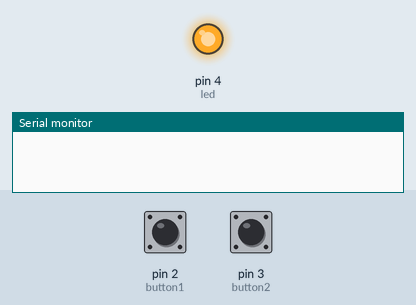
Recording of a sketch running on a simulated Arduino Leonardo, built with avr-gcc and run on an emulated ATmega32U4. Shown: output pins drawn as LEDs (lit = HIGH), the last lines printed to the serial monitor. The inputs (shaded band) are chosen by the test bench; at power-on: pin 2 (button1) HIGH, pin 3 (button2) HIGH. USB keyboard and mouse output is not drawn.

Above: at 1.2 s.
1.3 s: pin 2 (button1) pulled LOW for 0.15 s
At 10.2 s:
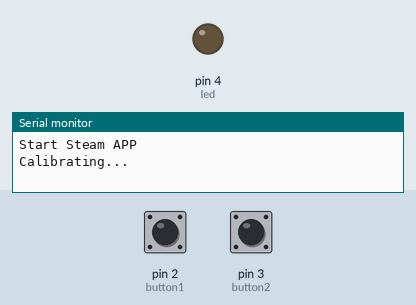
10.4 s: pin 2 (button1) pulled LOW for 1 s
At 11.2 s:
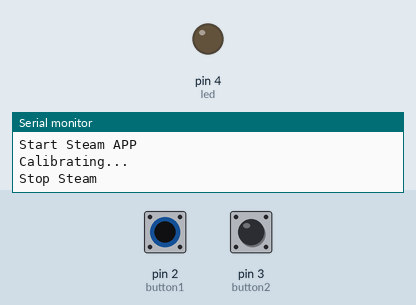
12.9 s: pin 3 (button2) pulled LOW for 0.15 s
At 13.89 s:
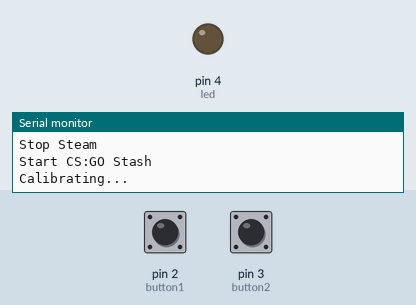
15.9 s: pin 3 (button2) pulled LOW for 3.2 s
Timing chart, 0 to 18.9 s (numbered marks = the images above; inputs shaded):
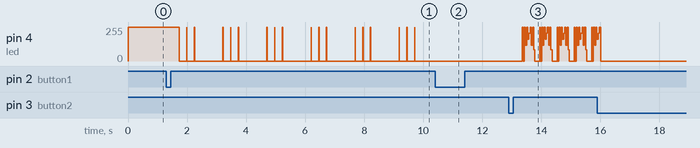

Measured:
- after the input at 1.3 s, pin 4 (led): 255/255 → 0/255 after 0.43 s, then repeats every 1.5 s: 255/255 0.01 s, 0/255 0.25 s, 255/255 0.01 s, 0/255 0.96 s, 255/255 0.01 s, 0/255 0.25 s
- after the input at 10.4 s, pin 4 (led): stops changing and stays 0/255
- after the input at 12.9 s, pin 4 (led): 0/255 → 255/255 after 0.46 s, then repeats every 0.59 s: 0/255 0.04 s, 255/255 0.04 s, 117/255 0.04 s, 255/255 0.04 s, 163/255 0.04 s, 209/255 0.04 s, 252/255 0.04 s, 120/255 0.04 s, 255/255 0.04 s, 85/255 0.04 s, 0/255 0.17 s, 255/255 0.02 s

The sketch:

code.ino
```cpp
#include "Mouse.h"

const int button1 = 2;
const int button2 = 3;
const int led = 4;
boolean trg1=0;
boolean trg2=0;
//boolean trg3=0;
boolean currentButton1=0;
boolean lastButton1=0;
boolean currentButton2=0;
boolean lastButton2=0;
int cycleDelay=100; // loop timeout

//________________________________________________________________________
int kk=4; // coef of chars for steam app
int orderDelay=50; // timeout between oders / it can jump if too small delay (min 50)
signed char stX=24; //calibrating start of X axis *k (-128...127)
signed char stY=80; // calibrating start of Y axis *k (-128...127)
signed char step=88; // step from one order to another *k * k
int scroll=8; // amount to scroll 4 orders
int ordersnum=4; // amount of orders on screen
//________________________________________________________________________
int k=4; // coef of chars for cs
int csDelay=100; // delay beetwen scrolls
signed char csX=32;  // set to 1st in a row item *k (-128...127)
signed char csY=34;  // set to 1st in a row item *k (-128...127)
signed char stepCS=25;  //step from one item to another *k   (-128...127)
int scrollCS=9; // sroll of 1 row                (1-10)
int itemnum=8; // amount of items in a row
int rownum=4;  //amount of rows
signed char rowstep=88; //(-128...127)
//________________________________________________________________________

void setup() {
  Serial.available();
  Serial.begin(115200);
  Mouse.begin();
  pinMode(button1, INPUT_PULLUP);
  pinMode(button2, INPUT_PULLUP);
  pinMode(led, OUTPUT);
  digitalWrite(led,HIGH);
}

void loop() {

  settings(csDelay);
  update();
  if (currentButton1 == LOW && trg1==0 && lastButton1 == HIGH)  {     // Checking button 1 and starting after releasing it
  if (Mouse.isPressed(MOUSE_LEFT)) {
     Mouse.release(MOUSE_LEFT);
   }
    Serial.println("Start Steam APP");
    trg1=1;
    Serial.println("Calibrating...");
      for (int i=0; i <10; i++) {    // moving pointer to top left corner
       Mouse.move(-125,-125 , 0);
       delay(10);
      }

      for (int i=0; i <kk; i++) {    // moving pointer to start point
        Mouse.move(stX,stY , 0);
        delay(orderDelay);
      }
  }
    if (currentButton1 == HIGH && trg1==1)  {  //process

        for (int i=0; i <ordersnum-1; i++) {
            digitalWrite(led,HIGH);
            Mouse.press(MOUSE_LEFT);
            delay(10);
            Mouse.release(MOUSE_LEFT);
            digitalWrite(led,LOW);
            for (int i=0; i <kk; i++) {
              Mouse.move(0, step, 0);
              delay(orderDelay);
            }
          delay(orderDelay);

        }
      Mouse.press(MOUSE_LEFT);
      delay(10);
      Mouse.release(MOUSE_LEFT);
      Mouse.move(0,0 ,-scroll);       //scrolling down

      for (int i=0; i <(ordersnum-1)*kk; i++) {    // returning to start point
            Mouse.move(0, -step, 0);
            delay(orderDelay);
      }
  }
   update();
   if (currentButton1 == LOW && trg1==1 && lastButton1 == HIGH)  {
     Serial.println("Stop Steam");
     trg1=0;
    }
//---------------------------------------------------------------------------------------------------

  if (currentButton2 == LOW && trg2==0 && lastButton2 == HIGH)   // CS
  {
    if (Mouse.isPressed(MOUSE_LEFT)) {
      Mouse.release(MOUSE_LEFT);
    }
    Serial.println("Start CS:GO Stash");
    trg2=1;
    Serial.println("Calibrating...");
      for (int i=0; i <10; i++) {    // moving pointer to top left corner
       Mouse.move(-125,-125 , 0);
       delay(10);
      }
      for (int i=0; i <k; i++) {    // moving pointer to start point
        Mouse.move(csX,csY , 0);
        //delay(csDelay);
        delay(10);
      }
      delay(csDelay);
   }
    if (currentButton2 == HIGH && trg2==1)  {  //process CS
      Mouse.move(0,-rowstep, 0);
      delay(10);
      for (int i=0; i <rownum; i++) {   //loop for every 4 rows
        Mouse.move(0,rowstep, 0);
        delay(10);
        for (int i=0; i <itemnum-1; i++) {
          digitalWrite(led,HIGH);
          Mouse.press(MOUSE_LEFT);
          delay(10);
          Mouse.release(MOUSE_LEFT);
          for (int i=0; i <k; i++) Mouse.move(stepCS,0, 0); //step
          digitalWrite(led,LOW);
        }
        Mouse.press(MOUSE_LEFT);
        delay(10);
        Mouse.release(MOUSE_LEFT);
        for (int i=0; i <(itemnum-1)*k; i++)  Mouse.move(-stepCS, 0, 0);  // returning to start point
        if(digitalRead(button2)==LOW) return; // stop process
     }
     for (int i=0; i <rownum-1; i++) Mouse.move(0,-rowstep, 0);  // returning mouse to 1st row
     Mouse.move(0,0 ,-scrollCS);       //scrolling down
     delay(csDelay);
    }
    update();
    if (currentButton2 == LOW && trg2==1 && lastButton2 == HIGH)  {
     Serial.println("Stop CS");
     trg2=0;
    }
    lastButton1=currentButton1;
    lastButton2=currentButton2;
    delay(cycleDelay); //for stability maybe baby
}
//--------------------------------------------------------------------
boolean debounce (boolean last, int butt){
  boolean current = digitalRead(butt);
    if (last != current) {
    delay(3);
    current=digitalRead(butt);
    return current;
    }
}
void update(void) {
  currentButton1=debounce(lastButton1, button1);
  currentButton2=debounce(lastButton2, button2);
}
int settings (int data) {
       if (Serial.available() > 0) {
     int dat = Serial.parseInt();
      if (dat!=0) {
        data=dat;         // choose your variable for setting up
        Serial.println(data);
      }
    }
}
```
